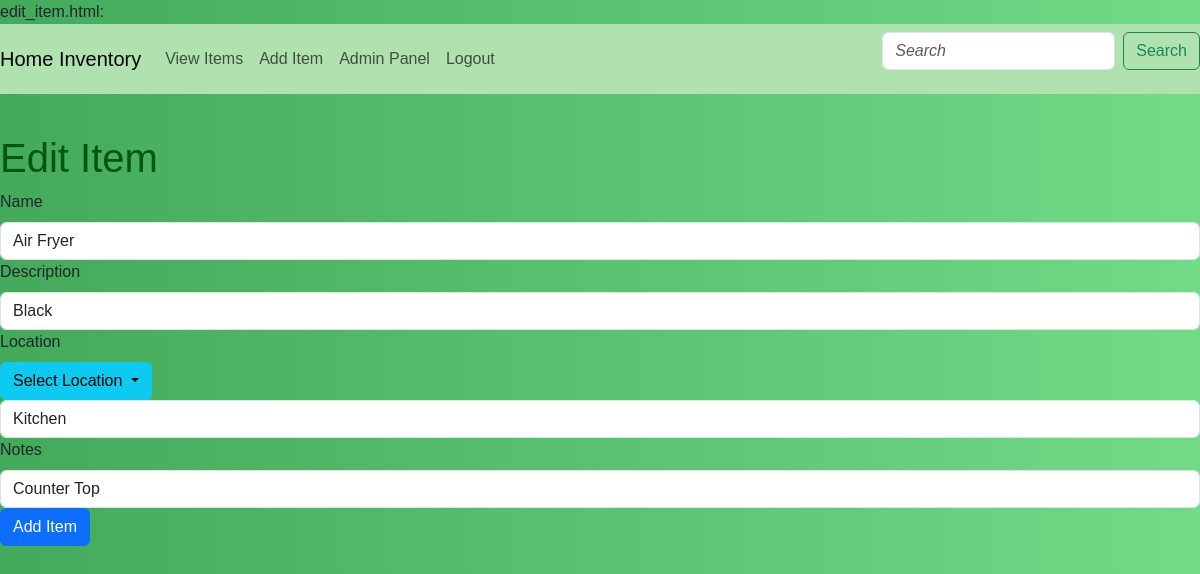
Page /edit/3 (signed in) on the committed database.
### app/models.py (models this page shows, shortened)
class Item(db.Model):
    id = db.Column(db.Integer, primary_key=True)
    name = db.Column(db.String(100), nullable=False)
    description = db.Column(db.String(200), nullable=True)
    location = db.Column(db.String(100), nullable=False)
    notes = db.Column(db.String, nullable=True)

### app/routes.py (the view, shortened to what this page needs)
@app.route('/edit/<int:item_id>', methods=['GET', 'POST'])
@login_required
@admin_required
def edit_item(item_id):
    item = Item.query.get_or_404(item_id)
    form = ItemForm(obj=item)
    locations = get_distinct_locations()
    return render_template('edit_item.html', form=form, locations=locations)

### app/forms.py
class ItemForm(FlaskForm):
    name = StringField('Name', validators=[DataRequired()])
    description = StringField('Description')
    location = StringField('Location', validators=[DataRequired()])
    notes = StringField('Notes')
    submit = SubmitField('Add Item')

### app/__init__.py (called while the page is built)
@login_manager.user_loader
def load_user(user_id):
    return models.User.query.get(int(user_id))

### app/routes.py (called while the page is built)
def get_distinct_locations():
    locations = Item.query.with_entities(Item.location).distinct().all()
    return [loc[0] for loc in locations]

### app/templates/edit_item.html (shortened to what this page needs)
{% extends "base.html" %}
{% block content %}
<h1>Edit Item</h1>
<form method="POST" action="" class="form">
   <div class="form-group">
    {{ form.name.label(class="form-label") }}<br>
    {{ form.name(class="form-control", size=32, placeholder="What is the name of the item?") }}
  </div>
  <div class="form-group">
    {{ form.description.label(class="form-label") }}<br>
    {{ form.description(class="form-control", size=32, placeholder="Anything specific about this item?") }}
  </div>
  <div class="form-group">
    {{ form.location.label(class="form-label") }}<br>
    <div class="dropdown">
      <button class="btn btn-info dropdown-toggle" type="button" id="dropdownMenuButton" data-bs-toggle="dropdown" aria-expanded="false">
        Select Location
      </button>
    {{ form.location(class="form-control", size=32, id="locationInput", placeholder="What room is this in?") }}
  </div>
  <div class="form-group">
    {{ form.notes.label(class="form-label") }}<br>
    {{ form.notes(class="form-control", placeholder="Where in the room is this item?") }}
  </div>
  <div class="form-group">
    {{ form.submit(class="btn btn-primary") }}
  </div>
</form>
{% endblock %}

### app/static/styles.css (style rules this page uses)
body { background: linear-gradient(to right, #42aa5a 0%, #71db88 100%); font-family: Arial, sans-serif; }
h1 { color: #04580b; margin-top: 1em; }
input::placeholder, textarea::placeholder { font-style: italic; font-size: 16px; }

### rows in the picture
Item: name "Air Fryer", description "Black", location "Kitchen", notes "Counter Top"
